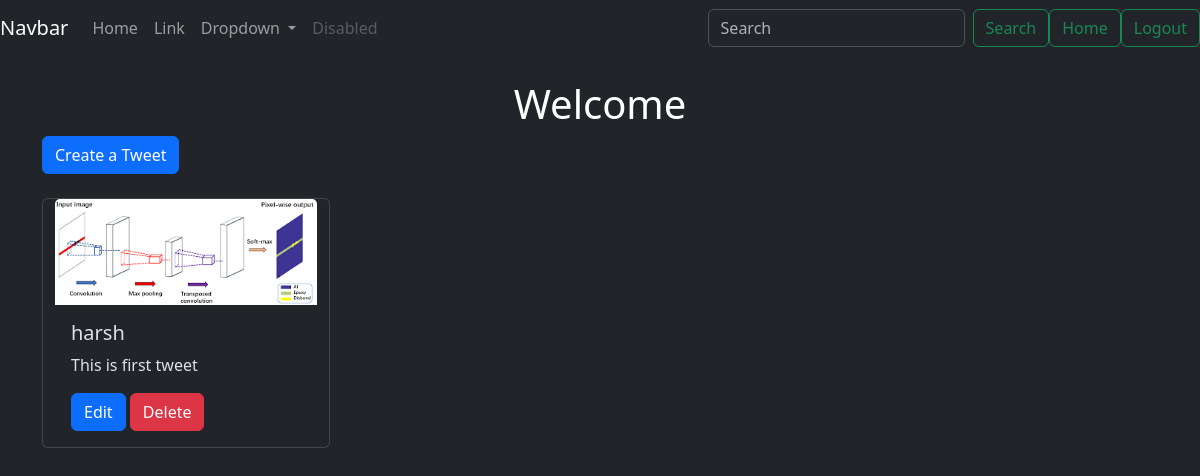
The page /tweet/ (signed in) on the database as committed earlier.
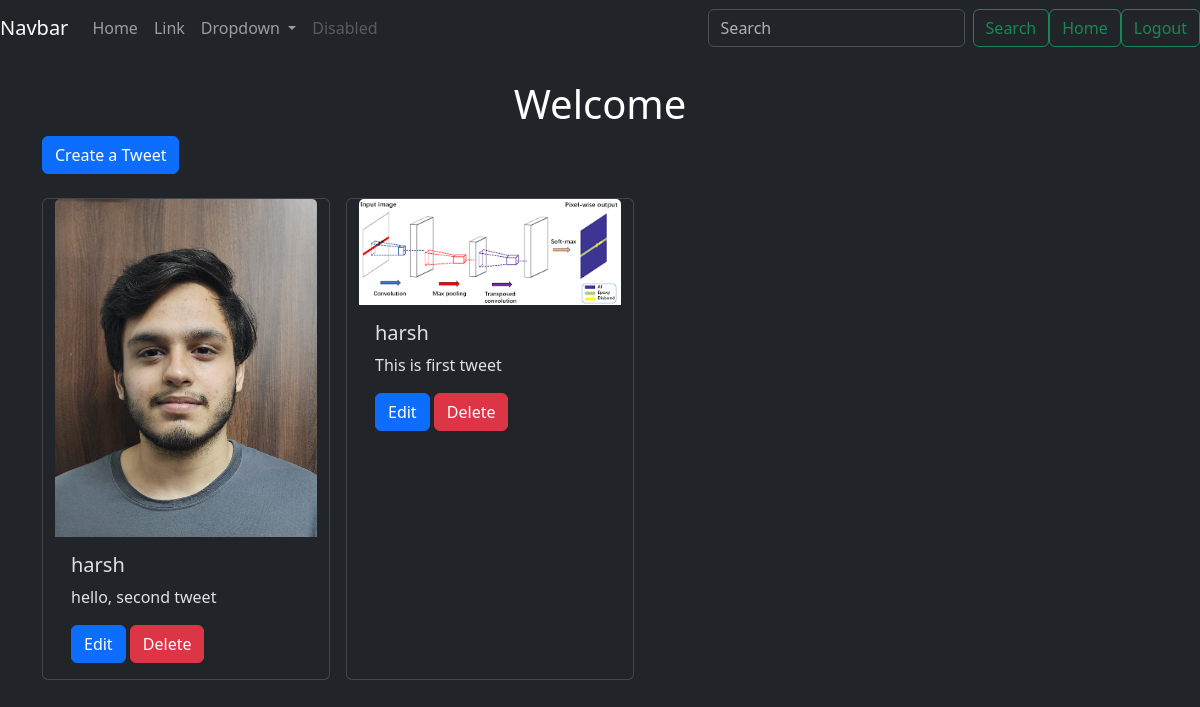
The same page on the database as committed later.
### tweet/models.py (models this page shows, shortened)
class Tweet(models.Model):
    user = models.ForeignKey(User, on_delete=models.CASCADE)
    text = models.TextField(max_length=200)
    photo = models.ImageField(upload_to='photos/', null=True, blank=True)
    created_at = models.DateTimeField(auto_now_add=True)
    updated_at = models.DateTimeField(auto_now=True)

### tweet/views.py (the view)
# urls.py: path('', views.tweet_list,name='tweet_list'),
def tweet_list(request):
    tweets = Tweet.objects.all().order_by('-created_at')
    return render(request, 'tweet_list.html', {'tweets': tweets})

### tweet/templates/tweet_list.html (shortened to what this page needs)
{% extends "layout.html" %}
  {% block content %}
<h1 class="text-center text-white mt-4">
    Welcome
</h1>
<a class="btn btn-primary mb-4" href="{% url 'tweet_create' %}">Create a Tweet</a>
 <div class="container gap-3 row">
    {% for tweet in tweets %}
    <div class="card" style="width: 18rem;">
        <img class="card-img-top" src="{{ tweet.photo.url }}" alt="Card image cap">
        <div class="card-body">
          <h5 class="card-title">{{tweet.user.username}}</h5>
          <p class="card-text">{{tweet.text}}</p>
          {% if tweet.user == user %}
          <a href="{% url 'tweet_edit' tweet.id %}" class="btn btn-primary">Edit</a>
          <a href="{% url 'tweet_delete' tweet.id %}" class="btn btn-danger">Delete</a>
          {% endif %}
        </div>
      </div>
    {% endfor %}
 </div>
{% endblock %}

Rows that differ between the two databases and show on the page:
added Tweet: photo (picture), user.username "harsh", text "hello, second tweet", shows "Edit"
